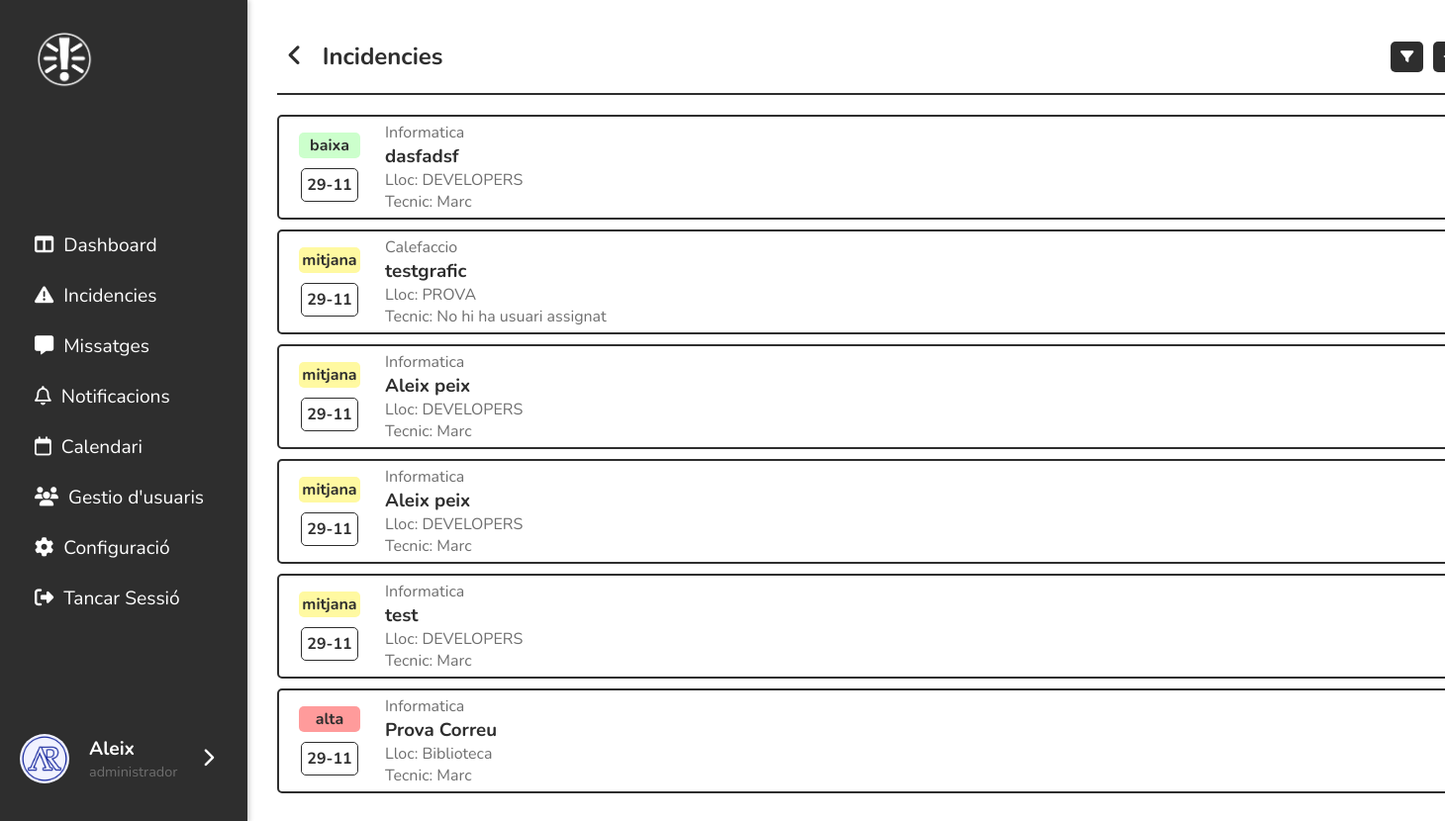
The page /public/index.php?action=incidencies (signed in) on the database its author committed.
### tables this page shows
CREATE TABLE `incidencia` (
  `id_incidencia` int(11) NOT NULL,
  `titol` varchar(200) NOT NULL,
  `descripcio` text NOT NULL,
  `id_usuari` int(11) DEFAULT NULL,
  `id_tipus_incidencia` int(11) DEFAULT NULL,
  `prioritat` enum('baixa','mitjana','alta') NOT NULL,
  `estat` enum('pendent','enproces','resolta') DEFAULT 'pendent',
  `data_creacio` timestamp NOT NULL DEFAULT current_timestamp(),
  `darrera_modificacio` timestamp NULL DEFAULT NULL,
  `id_usuari_creacio` int(11) DEFAULT NULL,
  `upload` varchar(5000) DEFAULT NULL,
  `espai` int(11) DEFAULT NULL
);

CREATE TABLE `tipus_incidencia` (
  `id_tipus_incidencia` int(11) NOT NULL,
  `nom` varchar(100) NOT NULL,
  `descripcio` text DEFAULT NULL
);

CREATE TABLE `espais` (
  `id` int(11) NOT NULL,
  `aula` int(11) DEFAULT NULL,
  `pis` int(11) DEFAULT NULL,
  `espai` varchar(200) DEFAULT NULL
);

### controllers/IncidenciaController.php (called while the page is built, shortened)
<?php
include_once '../config/database.php';
include_once '../models/Incidencia.php';
class IncidenciaController {
    private $incidencia;
    public function __construct() {
        $database = new Database();
        $this->conn = $database->connect();
        $this->incidencia = new Incidencia($this->conn);
    }
    public function obtenir_totes($id_usuari, $rol) {
        $this->incidencia->id_usuari = $id_usuari;
        $this->incidencia->rol = $rol;
        return $this->incidencia->obtenir_totes();
    }
}
if (isset($_REQUEST['action'])) {
    $controller = new IncidenciaController();
    switch ($_REQUEST['action']) {
        case 'incidencies':
            $incidencies = $controller->obtenir_totes($_SESSION['usuari']['id'], $_SESSION['usuari']['rol']);
            break;
    }
}

### config/database.php (called while the page is built, shortened)
<?php
class Database {
    private $host = 'srv966.hstgr.io';
    private $db_name = 'u505002782_incidenciesja';
    private $username = 'u505002782_administrador';
    private $password = 'uD&i8rx6XeBH8AeGrdr!eY';
    public function connect() {
        $this->conn = new mysqli($this->host, $this->username, $this->password, $this->db_name);
        return $this->conn;
    }
}
?>

### models/Incidencia.php (called while the page is built, shortened)
<?php
class Incidencia {
    private $conn;
    private $table = 'incidencia';
    public $rol;
    public $id_usuari;
    public function __construct($db) {
        $this->conn = $db;
    }
    public function obtenir_totes() {
        if($this->rol == 'usuari'){
            $query = "SELECT i.*, ti.nom as tipus_incidencia,
                            IFNULL(u.nom, 'No hi ha usuari assignat') as nom_usuari_asignat,
                            e.espai as nom_espai
                    FROM " . $this->table . " i
                    INNER JOIN tipus_incidencia ti ON i.id_tipus_incidencia = ti.id_tipus_incidencia
                    LEFT JOIN usuaris u ON i.id_usuari = u.id_usuari
                    INNER JOIN espais e ON e.id = i.espai
                    WHERE i.id_usuari_creacio = ?
                        AND (i.estat = 'pendent' OR i.estat = 'enproces')
                    ORDER BY i.data_creacio DESC";
            $stmt = $this->conn->prepare($query);
            $stmt->bind_param("i", $this->id_usuari);
            $stmt->execute();
            return $stmt->get_result();
        } else {
            $query = "SELECT i.*, ti.nom as tipus_incidencia,
                            IFNULL(u.nom, 'No hi ha usuari assignat') as nom_usuari_asignat,
                            e.espai as nom_espai
                    FROM " . $this->table . " i
                    INNER JOIN tipus_incidencia ti ON i.id_tipus_incidencia = ti.id_tipus_incidencia
                    LEFT JOIN usuaris u ON i.id_usuari = u.id_usuari
                    INNER JOIN espais e ON e.id = i.espai
                    WHERE i.estat = 'pendent' OR i.estat = 'enproces'
                    ORDER BY i.data_creacio DESC";
            return $this->conn->query($query);
        }
    }
}

### views/incidencies/incidencies.php (the view, shortened to what this page needs)
<?php
    include_once '../controllers/IncidenciaController.php';
?>
<div class="contenedor">
    <div class="menu_top">
        <div>
            <a class="btn_tornar" href="../public/index.php?action=dashboardAdmin"><i class="fa-solid fa-angle-left"></i></a>
            <h2>Incidencies</h2>
        </div>
        <div>
            <button id="btn_filtres"><i class="fa-solid fa-filter"></i></button>
            <a class="btn_afegir" href="../public/index.php?action=crearIncidencia"><button><i class="fa-solid fa-plus"></i></button></a>
        </div>
    </div>
    <div class="container_incidencies">
        <?php if ($incidencies && $incidencies->num_rows > 0) : ?>
            <?php while ($incidencia = $incidencies->fetch_assoc()) : ?>
                <a class="incidencia" href="../public/index.php?action=veureIncidencia&idIncidencia=<?= $incidencia['id_incidencia'] ?>">
                    <div class="esquerra">
                        <div class="prioritat p_<?= $incidencia['prioritat'] ?>"><?= $incidencia['prioritat'] ?></div>
                        <?php
                            $fecha = $incidencia['data_creacio'];
                            $diaMes = date('d-m', strtotime($fecha));
                        ?>
                        <span><?= $diaMes ?></span>
                    </div>
                    <div class="dreta">
                        <p><?= $incidencia['tipus_incidencia']?></p>
                        <h3><?= $incidencia['titol']?></h3>
                        <p>Lloc: <?= $incidencia['nom_espai']?></p>
                        <p>Tecnic: <?= $incidencia['nom_usuari_asignat']?></p>
                    </div>
                </a>
            <?php endwhile; ?>
        <?php else: ?>
            <p class="no_incidencies">No hi ha incidències disponibles.</p>
        <?php endif; ?>
    </div>
</div>

### public/css/main.css (style rules this page uses)
:root { --color-primary: #2E2E2E; --color-secondary: white; --color-tertiary: #6e6e6e; --color-quaternary: #c2c2c2; --color-altes: #ff9b9b; --color-baixes: #ccffcc; --color-moderades: #fff9a1; --color-links: #007bff; }
* { margin: 0; padding: 0; box-sizing: border-box; }
body { display: flex; width: 100%; flex-direction: row; font-family: 'Nunito', sans-serif; }
@media (min-width: 769px) { body { flex-direction: row; } }
@media (min-width: 769px) { .contenedor { width: 1200px; } }
@media (min-width: 769px) { .menu_top { padding-bottom: 10px; border-bottom: 2px solid var(--color-primary); } }
.contenedor { display: flex; align-items: center; flex-direction: column; margin: 0 10px; }
.menu_top { display: flex; justify-content: space-between; width: 100%; margin: 10px 0; color: var(--color-primary); }
.menu_top div { display: flex; align-items: center; gap: 10px; }
.btn_tornar { color: var(--color-primary); padding: 10px; cursor: pointer; font-size: 25px; }
.menu_top button { background: var(--color-primary); color: white; padding: 8px 10px; border: none; border-radius: 5px; cursor: pointer; }

### public/css/incidencies.css (style rules this page uses)
.container_incidencies { width: 100%; }
.incidencia { width: 100%; border: 2px solid var(--color-primary); border-radius: 5px; display: flex; align-items: center; margin: 10px 0; text-decoration: none; color: var(--color-primary); }
.esquerra { padding: 0 20px; display: flex; flex-direction: column; align-items: center; }
.esquerra span { font-weight: bold; margin-top: 10px; padding: 5px; border: 1px solid var(--color-primary); border-radius: 5px; }
.prioritat { text-align: center; padding: 2px 0; width: 62px; border-radius: 5px; color: var(--color-primary); font-weight: bold; }
.p_baixa { background: var(--color-baixes); }
.p_mitjana { background: var(--color-moderades); }
.p_alta { background: var(--color-altes); }
.dreta p { color: var(--color-tertiary); }
.dreta { padding: 5px; }

### rows shown on the page
incidencia: prioritat "baixa", data_creacio "29-11", id_tipus_incidencia.nom "Informatica", titol "dasfadsf", espai.espai "DEVELOPERS", nom_usuari_asignat "Marc"
incidencia: prioritat "mitjana", data_creacio "29-11", id_tipus_incidencia.nom "Calefaccio", titol "testgrafic", espai.espai "PROVA", nom_usuari_asignat "No hi ha usuari assignat"
incidencia: prioritat "mitjana", data_creacio "29-11", id_tipus_incidencia.nom "Informatica", titol "Aleix peix", espai.espai "DEVELOPERS", nom_usuari_asignat "Marc"
incidencia: prioritat "mitjana", data_creacio "29-11", id_tipus_incidencia.nom "Informatica", titol "Aleix peix", espai.espai "DEVELOPERS", nom_usuari_asignat "Marc"
incidencia: prioritat "mitjana", data_creacio "29-11", id_tipus_incidencia.nom "Informatica", titol "test", espai.espai "DEVELOPERS", nom_usuari_asignat "Marc"
incidencia: prioritat "alta", data_creacio "29-11", id_tipus_incidencia.nom "Informatica", titol "Prova Correu", espai.espai "Biblioteca", nom_usuari_asignat "Marc"

### other values the page prints
$_SESSION['usuari']['nom'] "Aleix"
$_SESSION['usuari']['rol'] "administrador"
